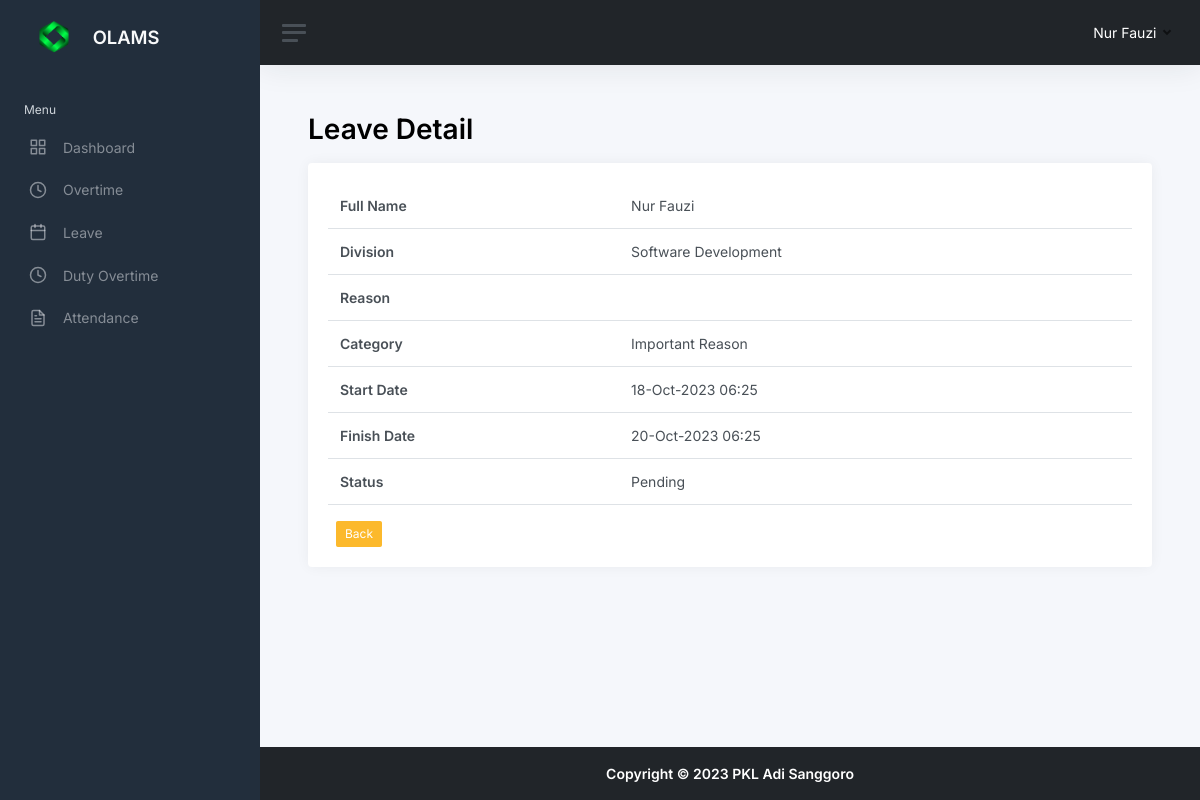
The page /leavelist_detail.php?id=3 (signed in) on the database its author committed.
### tables this page shows
CREATE TABLE `leaves` (
  `leaves_id` tinyint(3) UNSIGNED NOT NULL,
  `user_id` tinyint(3) UNSIGNED NOT NULL,
  `division_id` tinyint(3) UNSIGNED NOT NULL,
  `reason` text NOT NULL,
  `category` enum('Annual','Pregnancy','Important Reason','Extended') NOT NULL,
  `start_date` timestamp NULL DEFAULT NULL,
  `finish_date` timestamp NULL DEFAULT NULL,
  `submitted_by_admin` tinyint(3) UNSIGNED DEFAULT NULL,
  `sent_by_admin` timestamp NULL DEFAULT NULL,
  `status` enum('Approved','Pending','Rejected') NOT NULL,
  `status_updated_at` timestamp NULL DEFAULT NULL,
  `status_updated_by` tinyint(3) UNSIGNED DEFAULT NULL,
  `created_at` timestamp NOT NULL DEFAULT current_timestamp(),
  `created_by` tinyint(3) UNSIGNED NOT NULL,
  `updated_at` timestamp NULL DEFAULT NULL ON UPDATE current_timestamp(),
  `updated_by` tinyint(3) UNSIGNED DEFAULT NULL
);

CREATE TABLE `users` (
  `user_id` tinyint(3) UNSIGNED NOT NULL,
  `role_id` tinyint(3) UNSIGNED NOT NULL,
  `name` varchar(64) NOT NULL,
  `username` varchar(32) NOT NULL,
  `password` varchar(254) NOT NULL,
  `email` varchar(64) NOT NULL,
  `created_by` tinyint(3) UNSIGNED NOT NULL,
  `created_at` timestamp NOT NULL DEFAULT current_timestamp(),
  `updated_by` tinyint(3) UNSIGNED DEFAULT NULL,
  `updated_at` timestamp NULL DEFAULT NULL ON UPDATE current_timestamp()
);

CREATE TABLE `m_divisions` (
  `division_id` tinyint(3) UNSIGNED NOT NULL,
  `division_name` varchar(64) NOT NULL,
  `created_at` timestamp NOT NULL DEFAULT current_timestamp(),
  `created_by` tinyint(3) UNSIGNED NOT NULL,
  `updated_at` timestamp NULL DEFAULT NULL ON UPDATE current_timestamp(),
  `updated_by` tinyint(3) UNSIGNED DEFAULT NULL
);

### leavelist_detail.php (the view, shortened to what this page needs)
<?php
include __DIR__ . "/include/conn.inc.php";
$show_leave_query = "SELECT
    users.name AS name,
    m_divisions.division_name AS division_name,
    leaves.reason AS reason,
    leaves.category AS category,
    leaves.start_date AS start_date,
    leaves.finish_date AS finish_date,
    leaves.status AS status
FROM leaves
LEFT JOIN users ON leaves.user_id = users.user_id
LEFT JOIN m_divisions ON leaves.division_id = m_divisions.division_id
WHERE leaves.leaves_id = ?";
if (isset($_GET['id']) && is_numeric($_GET['id'])) {
    $leave_id = $_GET['id'];
    $show_leave_statement = mysqli_prepare($conn, $show_leave_query);
    mysqli_stmt_bind_param($show_leave_statement, "i", $leave_id);
    mysqli_stmt_execute($show_leave_statement);
    $leaveData = mysqli_stmt_get_result($show_leave_statement);
    $leaveDetails = mysqli_fetch_assoc($leaveData);
} else {
    echo "Invalid leave ID.";
    exit();
}
?>
<!DOCTYPE html>
<html lang="en">
<head>
    <?php include "head.inc.php"; ?>
</head>
<body>
    <div class="wrapper">
        <?php include "components/sidebar.inc.php"; ?>
        <div class="main">
            <?php include "components/navbar.inc.php"; ?>
            <main class="content">
                <div class="container-fluid p-0">
                    <h1 class="h1 mb-3"><strong>Leave Detail</strong></h1>
                    <div class="card">
                        <div class="card-body">
                            <table class="table">
                                <tbody>
                                    <tr>
                                        <td><strong>Full Name</strong></td>
                                        <td><?= $leaveDetails['name'] ?></td>
                                    </tr>
                                    <tr>
                                        <td><strong>Division</strong></td>
                                        <td><?= $leaveDetails['division_name'] ?></td>
                                    </tr>
                                    <tr>
                                        <td><strong>Reason</strong></td>
                                        <td><?= $leaveDetails['reason'] ?></td>
                                    </tr>
                                    <tr>
                                        <td><strong>Category</strong></td>
                                        <td><?= $leaveDetails['category'] ?></td>
                                    </tr>
                                    <tr>
                                        <td><strong>Start Date</strong></td>
                                        <td><?= date('d-M-Y H:i', strtotime($leaveDetails['start_date'])) ?></td>
                                    </tr>
                                    <tr>
                                        <td><strong>Finish Date</strong></td>
                                        <td><?= date('d-M-Y H:i', strtotime($leaveDetails['finish_date'])) ?></td>
                                    </tr>
                                    <tr>
                                        <td><strong>Status</strong></td>
                                        <td><?= $leaveDetails['status'] ?></td>
                                    </tr>
                                </tbody>
                            </table>
                            <a href="leavelist.php" class="btn btn-warning btn-sm ms-2">Back</a>
                        </div>
                    </div>
                </div>
            </main>
            <?php include "components/footer.inc.php"; ?>
        </div>
    </div>
</body>
</html>

### rows shown on the page
leaves: user.name "Nur Fauzi", division.division_name "Software Development", category "Important Reason", start_date "18-Oct-2023 06:25", finish_date "20-Oct-2023 06:25", status "Pending"

### other values the page prints
$_SESSION['name'] "Nur Fauzi"
